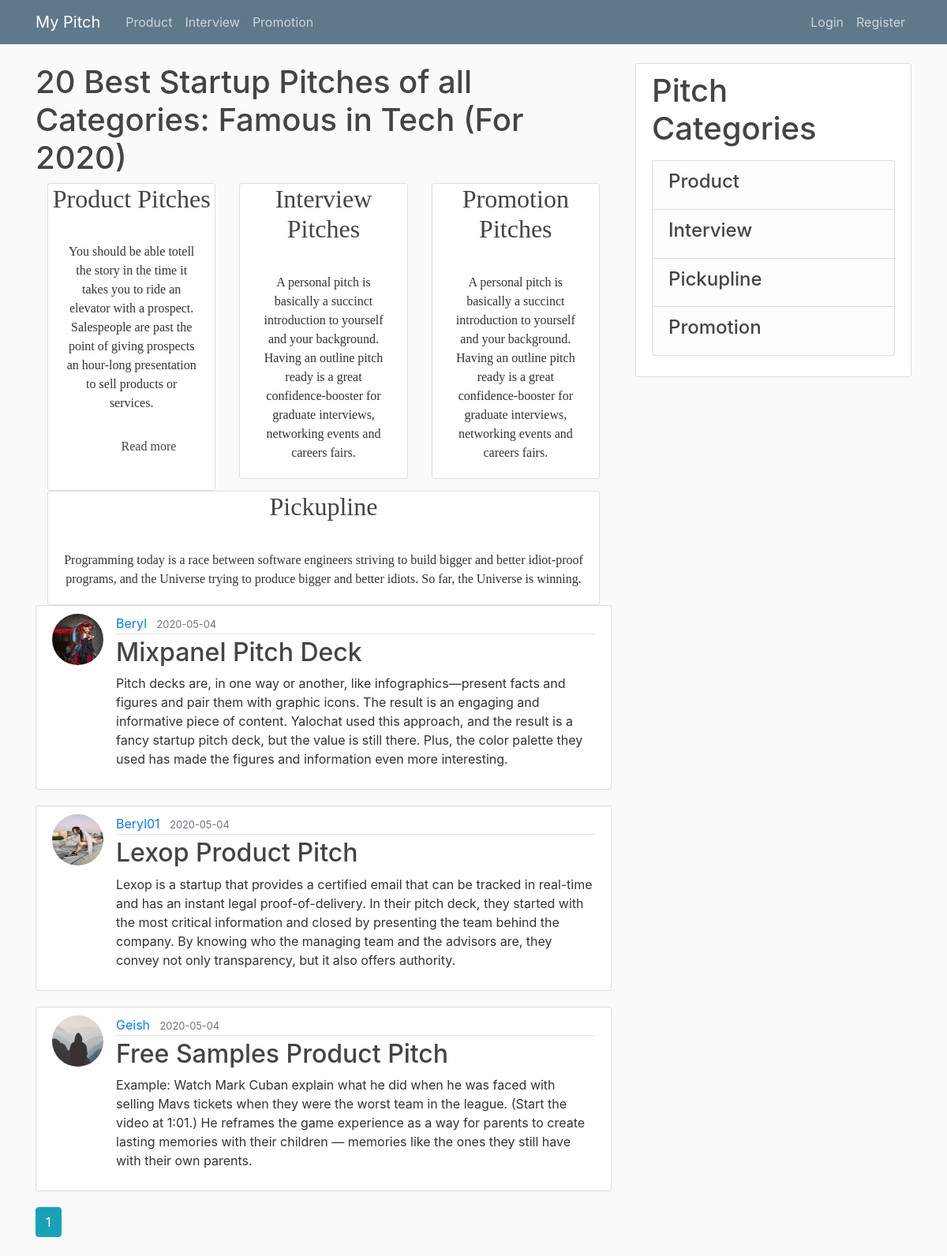
The page /index on the database as committed earlier.
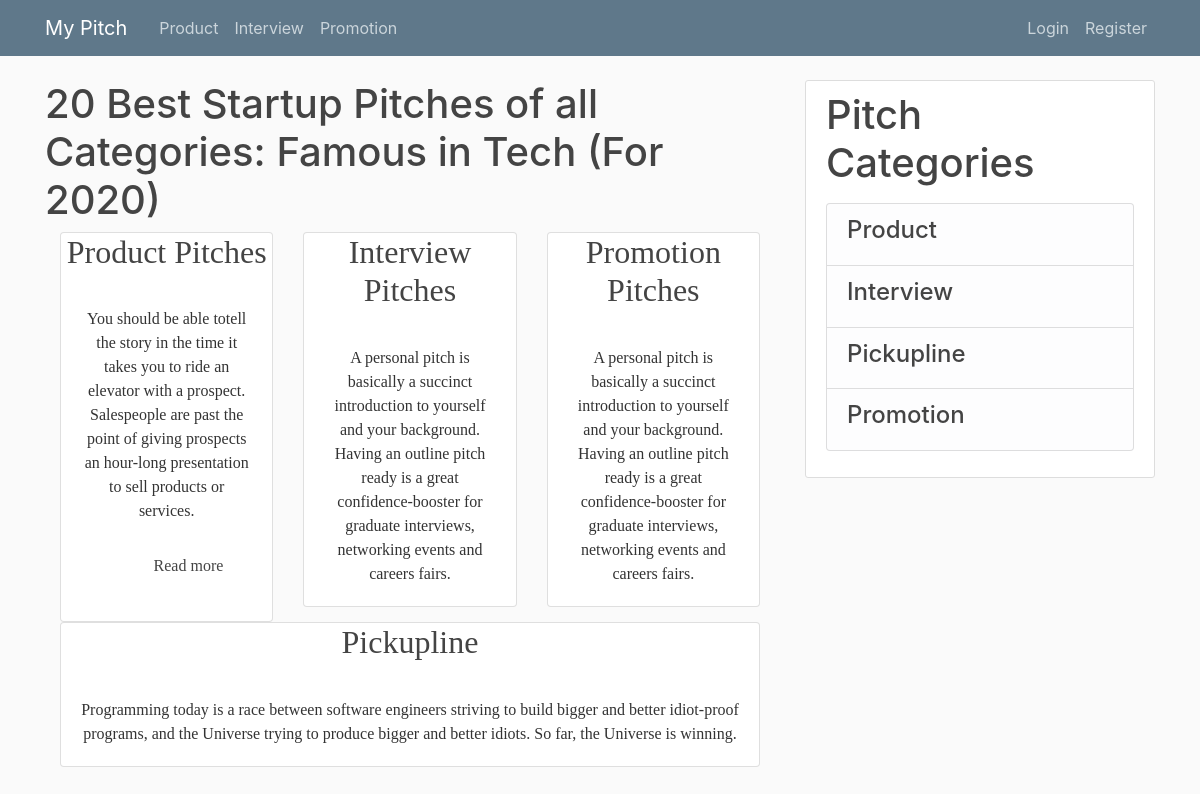
The same page on the database as committed later.
### app/models.py (models this page shows, shortened)
class Post(db.Model):
    id = db.Column(db.Integer, primary_key=True)
    title = db.Column(db.String(100), nullable=False)
    date = db.Column(db.DateTime, nullable=False, default=datetime.utcnow)
    content = db.Column(db.Text, nullable=False)
    user_id = db.Column(db.Integer, db.ForeignKey('user.id'), nullable=False)

class User(db.Model, UserMixin):
    id = db.Column(db.Integer, primary_key=True)
    username = db.Column(db.String(20), unique=True, nullable=False)
    email = db.Column(db.String(120), unique=True, nullable=False)
    image_file = db.Column(db.String(20), nullable=False, default='default.jpg')
    password = db.Column(db.String(60), nullable=False)
    posts = db.relationship('Post', backref='author', lazy=True)

### app/routes.py (the view)
@app.route("/")
@app.route("/index")
def index():
    page = request.args.get('page', 1, type=int)
    posts = Post.query.order_by(Post.date.desc()).paginate(page=page, per_page=5)
    return render_template('index.html', posts=posts)

### app/templates/index.html (shortened to what this page needs)
{% extends "base.html" %}
{% block content %}
<h1>20 Best Startup Pitches of all Categories: Famous in Tech (For 2020)</h1>
<div class="container-fluid" style="font-family: 'Cormorant Upright', serif;">
  <div class="row">
    <div class="col-md-4">
      <div class="card card-cascade wider">
        <div class="view view-cascade gradient-card-header peach-gradient">
          <h2 class="card-header-title mb-3 text-monospace text-center">Product Pitches</h2>
        </div>
        <div class="card-body card-body-cascade text-center">
          <p class="card-text text-monospace">You should be able totell the story in the time it takes you to ride an elevator with a prospect.
            Salespeople are past the point of giving prospects an hour-long presentation to sell products or services.</p>
          <a href="" class="orange-text d-flex flex-row-reverse p-2">
            <h5 class="btn blue-gradient">Read more
            </h5>
          </a>
        </div>
      </div>
    </div>
    <div class="col-md-4">
      <div class="card card-cascade wider">
        <div class="view view-cascade gradient-card-header peach-gradient">
          <h2 class="card-header-title mb-3 text-monospace text-center">Interview Pitches</h2>
        </div>
        <div class="card-body text-center">
          <p class="card-text text-monospace">A personal pitch is basically a succinct introduction to yourself and your background. Having an outline pitch ready is a great confidence-booster for graduate interviews,
            networking events and careers fairs.</p>
        </div>
      </div>
    </div>
    <div class="col-md-4">
      <div class="card card-cascade wider">
        <div class="view view-cascade gradient-card-header peach-gradient">
          <h2 class="card-header-title mb-3 text-monospace text-center">Promotion Pitches</h2>
        </div>
        <div class="card-body text-center">
          <p class="card-text text-monospace">A personal pitch is basically a succinct introduction to yourself and your background. Having an outline pitch ready is a great confidence-booster for graduate interviews,
            networking events and careers fairs.</p>
        </div>
      </div>
    </div>
    <div class="col-md-12">
      <div class="card card-cascade wider">
        <div class="view view-cascade gradient-card-header peach-gradient">
          <h2 class="card-header-title mb-3 text-monospace text-center">Pickupline</h2>
        </div>
        <div class="card-body card-body-cascade text-center">
          <p class="card-text text-monospace">
            Programming today is a race between software engineers striving to build bigger and better idiot-proof programs, and the Universe trying to produce bigger and better idiots. So far, the Universe is
            winning.
          </p>
        </div>
      </div>
    </div>
  </div>
</div>
{% for post in posts.items %}
<article class="media content-section">
  <img class="rounded-circle article-img"
    src="{{ url_for('static', filename='profile_pics/' + post.author.image_file) }}">
  <div class="media-body">
    <div class="article-metadata">
      <a class="mr-2" href="{{ url_for('user_posts', username=post.author.username) }}">{{ post.author.username }}</a>
      <small class="text-muted">{{ post.date.strftime('%Y-%m-%d') }}</small>
    </div>
    <h2><a class="article-title" href="{{ url_for('post', post_id=post.id) }}">{{ post.title }}</a></h2>
    <p class="article-content">{{ post.content }}</p>
  </div>
</article>
{% endfor %}
{% for page_num in posts.iter_pages(left_edge=1, right_edge=1, left_current=1, right_current=2) %}
{% if page_num %}
{% if posts.page == page_num %}
<a class="btn btn-info mb-4" href="{{ url_for('promotion', page=page_num) }}">{{ page_num }}</a>
{% else %}
<a class="btn btn-outline-info mb-4" href="{{ url_for('promotion', page=page_num) }}">{{ page_num }}</a>
{% endif %}
{% else %}
...
{% endif %}
{% endfor %}
{% endblock content %}

### app/templates/base.html (shortened to what this page needs)
<!DOCTYPE html>
<html>
<head>
  <link rel="stylesheet" href="https://maxcdn.bootstrapcdn.com/bootstrap/4.0.0/css/bootstrap.min.css"
>
  <link rel="stylesheet" type="text/css" href="{{ url_for('static', filename='styles.css') }}">
</head>
<body>
  <header class="site-header">
    <nav class="navbar navbar-expand-md navbar-dark bg-steel fixed-top">
      <div class="container">
        <a class="navbar-brand mr-4" href="{{ url_for('index') }}">My Pitch</a>
        <div class="collapse navbar-collapse" id="navbarToggle">
          <div class="navbar-nav mr-auto">
            <a class="nav-item nav-link" href="{{ url_for('product') }}">Product</a>
          </div>
          <div class="collapse navbar-collapse" id="navbarToggle">
            <div class="navbar-nav mr-auto">
              <a class="nav-item nav-link" href="{{ url_for('interview') }}">Interview</a>
            </div>
            <div class="collapse navbar-collapse" id="navbarToggle">
              <div class="navbar-nav mr-auto">
                <a class="nav-item nav-link" href="{{ url_for('promotion') }}">Promotion</a>
              </div>
          <div class="navbar-nav">
            {% if current_user.is_authenticated %}
            <a class="nav-item nav-link" href="{{ url_for('new_post') }}">Post a New Pitch</a>
            <a class="nav-item nav-link" href="{{ url_for('account') }}">Account</a>
            <a class="nav-item nav-link" href="{{ url_for('logout') }}">Logout</a>
            {% else %}
            <a class="nav-item nav-link" href="{{ url_for('login') }}">Login</a>
            <a class="nav-item nav-link" href="{{ url_for('register') }}">Register</a>
            {% endif %}
          </div>
        </div>
      </div>
    </nav>
  </header>
  <main role="main" class="container">
    <div class="row">
      <div class="col-md-8">
        {% block content %}{% endblock %}
      </div>
      <div class="col-md-4">
        <div class="content-section">
          <h1>Pitch Categories</h1>
          <p class='text-muted'>
            <ul class="list-group">
              <li class="list-group-item list-group-item-light">
                <a href="{{ url_for('new_post') }}"><h4>Product</h4></a></li>
              <li class="list-group-item list-group-item-light">
                <a href="{{ url_for('new_post') }}"><h4>Interview</h4></a></li>
              <li class="list-group-item list-group-item-light">
                <a href="{{ url_for('new_post') }}"><h4>Pickupline</h4></a></li>
              <li class="list-group-item list-group-item-light">
                <a href="{{ url_for('new_post') }}"><h4>Promotion</h4></a></li>
            </ul>
          </p>
          </div>
        </div>
      </div>
  </main>
</body>
</html>

### app/static/styles.css (style rules this page uses)
body { background: #fafafa; color: #333333; margin-top: 5rem; }
h1, h2, h3, h4, h5, h6 { color: #444444; }
.bg-steel { background-color: #5f788a; }
.site-header .navbar-nav .nav-link { color: #cbd5db; }
.content-section { background: #ffffff; padding: 10px 20px; border: 1px solid #dddddd; border-radius: 3px; margin-bottom: 20px; }

Rows that differ between the two databases and show on the page:
removed Post: image_file (picture), author.username "Beryl", date "2020-05-04", title "Mixpanel Pitch Deck", content "Pitch decks are, in one way or another, like infographics—present facts and figures and pair them with graphic icons. The result is an engaging and informative piece of content. Yalochat used this approach, and the result is a fancy startup pitch deck, but the value is still there. Plus, the color palette they used has made the figures and information even more interesting."
removed Post: image_file (picture), author.username "Beryl01", date "2020-05-04", title "Lexop Product Pitch", content "Lexop is a startup that provides a certified email that can be tracked in real-time and has an instant legal proof-of-delivery. In their pitch deck, they started with the most critical information and closed by presenting the team behind the company. By knowing who the managing team and the advisors are, they convey not only transparency, but it also offers authority."
removed Post: image_file (placeholder picture), author.username "Geish", date "2020-05-04", title "Free Samples Product Pitch", content "Example: Watch Mark Cuban explain what he did when he was faced with selling Mavs tickets when they were the worst team in the league. (Start the video at 1:01.) He reframes the game experience as a way for parents to create lasting memories with their children — memories like the ones they still have with their own parents."
Other text that changed with them:
list line gone: "1"
